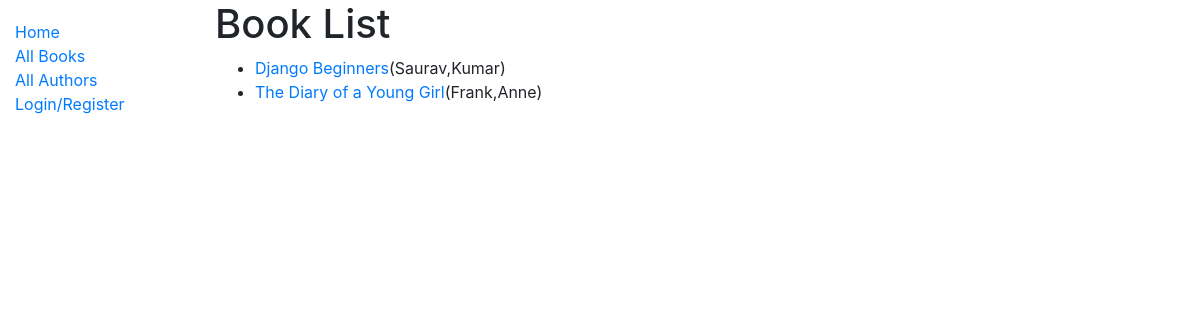
/catalog/books/, run on the app's committed database.
### catalog/models.py (models this page shows, shortened)
class Book(models.Model):
    title = models.CharField(max_length=200)
    author = models.ForeignKey('Author',on_delete=models.SET_NULL,null=True)
    summary = models.TextField(max_length=1000,help_text = 'Enter The Summary of the book')
    isbn = models.CharField('ISBN',max_length=13,help_text=' 13 character ISBN Number')
    language = models.ForeignKey('Language',on_delete=models.SET_NULL,null=True)
    genre = models.ManyToManyField(Genre,help_text='Select From Options')
    def get_absolute_url(self):
        return reverse('book-detail',args=[str(self.id)])

class Author(models.Model):
    first_name = models.CharField(max_length=100)
    last_name = models.CharField(max_length=100)
    date_of_birth = models.DateField(null=True,blank=True)
    date_of_death = models.DateField('Died',null=True,blank=True)
    class Meta:
        ordering = ['last_name','first_name']
    def __str__(self):
        return f'{self.last_name},{self.first_name}'

### catalog/views.py (the view)
# urls.py: path('books/',views.BookListView.as_view(),name='books'),
class BookListView(generic.ListView):
    model = Book
    paginate_by = 2

### catalog/templates/catalog/book_list.html
{% extends 'base_generic.html' %}
{% block content %}
<h1>Book List</h1>
{% if book_list %}
<ul>
    {% for book in book_list %}
    <li>
        <a href="{{ book.get_absolute_url }}">{{ book.title }}</a>({{ book.author}})
    </li>
    {% endfor %}
</ul>
{% else %}
<p>There is no book in library</p>
{% endif %}
{% endblock %}

### data on the page
Book: title "Django Beginners", author "Saurav,Kumar"
Book: title "The Diary of a Young Girl", author "Frank,Anne"
